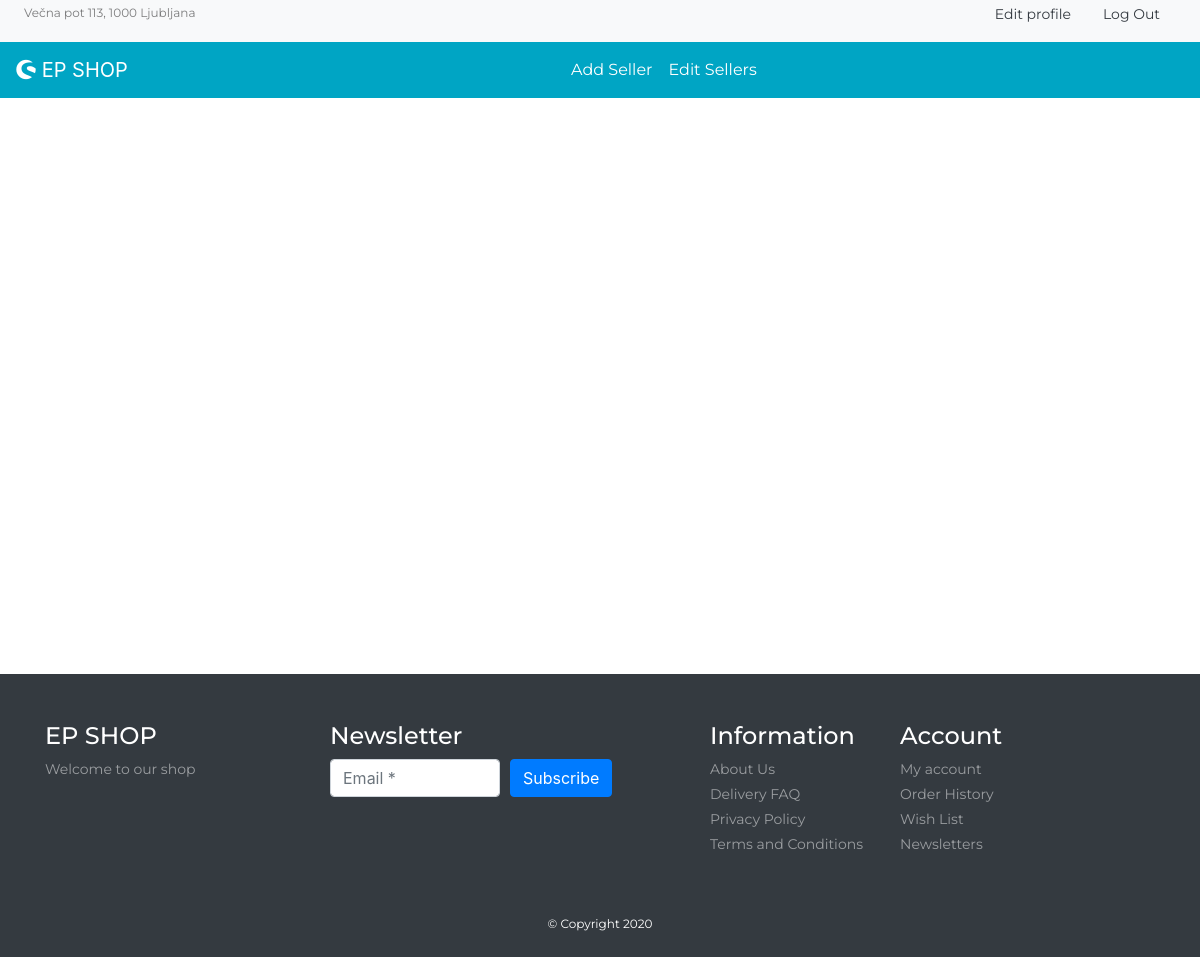
The page /editSellersList.php on the database as committed earlier.
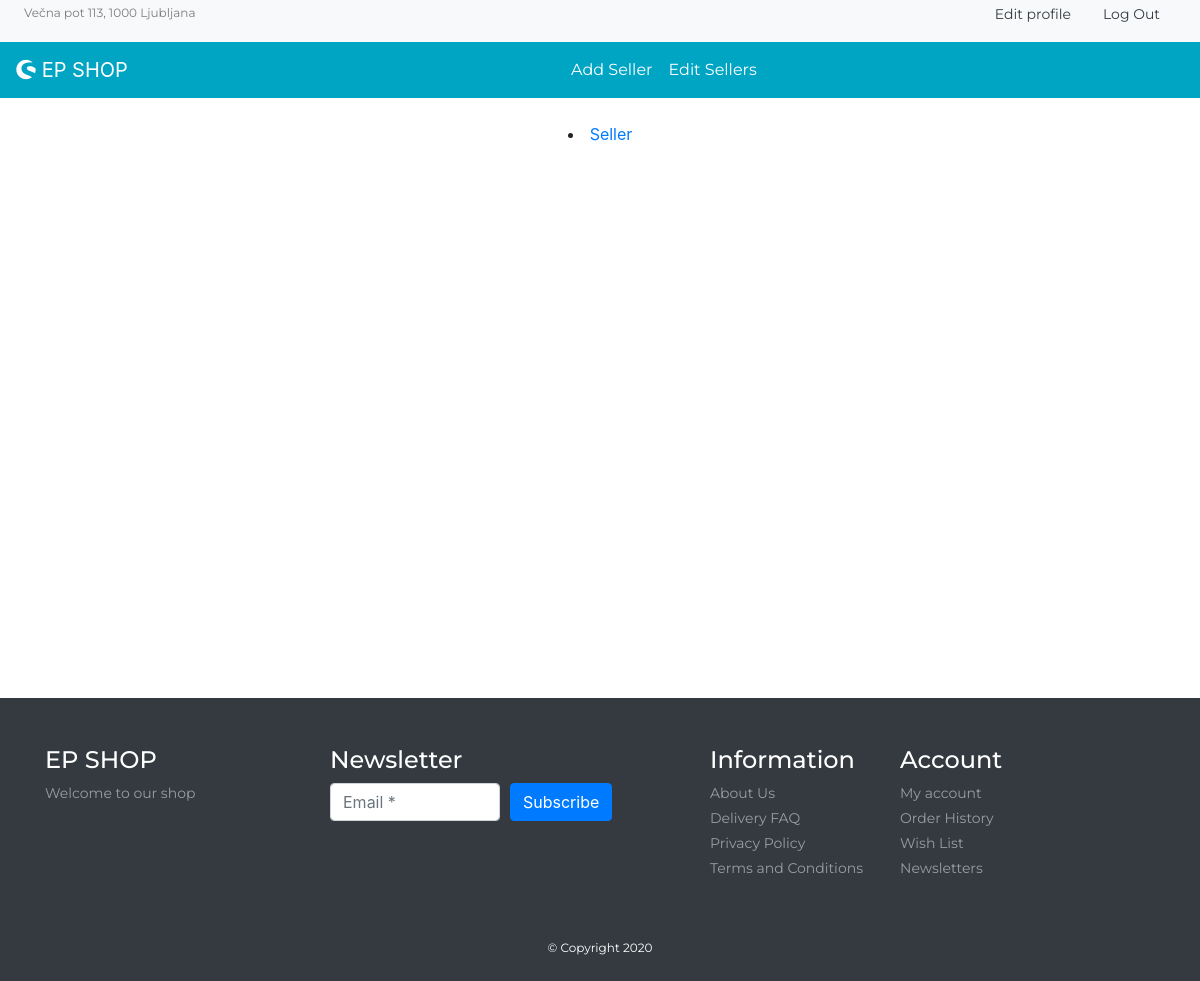
The same page on the database as committed later.
### tables this page shows
CREATE TABLE `users` (
    `usersId` int(11) PRIMARY KEY AUTO_INCREMENT NOT NULL,
    `cartId` int(11) DEFAULT NULL,
    `usersName` varchar(128) UNIQUE NOT NULL,
    `usersEmail` varchar(128) UNIQUE NOT NULL,
    `usersUid` varchar(128) NOT NULL,
    `usersPwd` varchar(128) NOT NULL,
    `userStatus` int(11) NOT NULL DEFAULT 1,  
    `userRole` int(11) NOT NULL  
);

### editSellersList.php (called while the page is built, shortened)
<?php
include('adminHeader.php');
?>
<?php
include('Template/_editSellerList.php');
?>
<?php
include('footer.php');
?>

### functions.php (called while the page is built, shortened)
<?php
require ('database/DBController.php');
require ('database/User.php');
$db = new DBController();
$seller = new User($db);
$seller_shuffle = $seller->getSellers();

### database/User.php (called while the page is built, shortened)
<?php
class User
{
    public $db = null;
    public function __construct(DBController $db){
        $this->db = $db;
    }
    public function getSellers($table = 'users'){
        $result = $this->db->con->query("SELECT * FROM {$table} WHERE userRole='1'");
        $resultArray = array();
        while($user = mysqli_fetch_array($result, MYSQLI_ASSOC)){
            $resultArray[] = $user;
        }
        return $resultArray;
    }
}

### database/DBController.php (called while the page is built, shortened)
<?php
class DBController
{
    protected $host = 'localhost';
    protected $user = 'root';
    protected $password = '';
    protected $database = "epshop";
    public function __construct(){
        $this->con = mysqli_connect($this->host, $this->user, $this->password, $this->database);
    }
}

### Template/_editSellerList.php (the view)
<?php
shuffle($seller_shuffle);
?>
<section id="list-sellers" class="mb-4">
    <div class="container mt-4 text-center">
        <?php foreach ($seller_shuffle as $seller) {?>
            <li><a href="<?php printf('%s?seller_id=%s', 'editSeller.php', $seller['usersId']) ?>"><?php echo $seller['usersName'] ?? "Unknown"; ?></a></li>
        <?php }?>
    </div>
    <br>
    <br>
    <br>
    <br>
    <br>
    <br>
    <br>
    <br>
    <br>
    <br>
    <br>
    <br>
    <br>
    <br>
    <br>
    <br>
    <br>
    <br>
    <br>
    <br>
    <br>
    <br>
</section>

Rows that differ between the two databases and show on the page:
added users: usersName "Seller"
